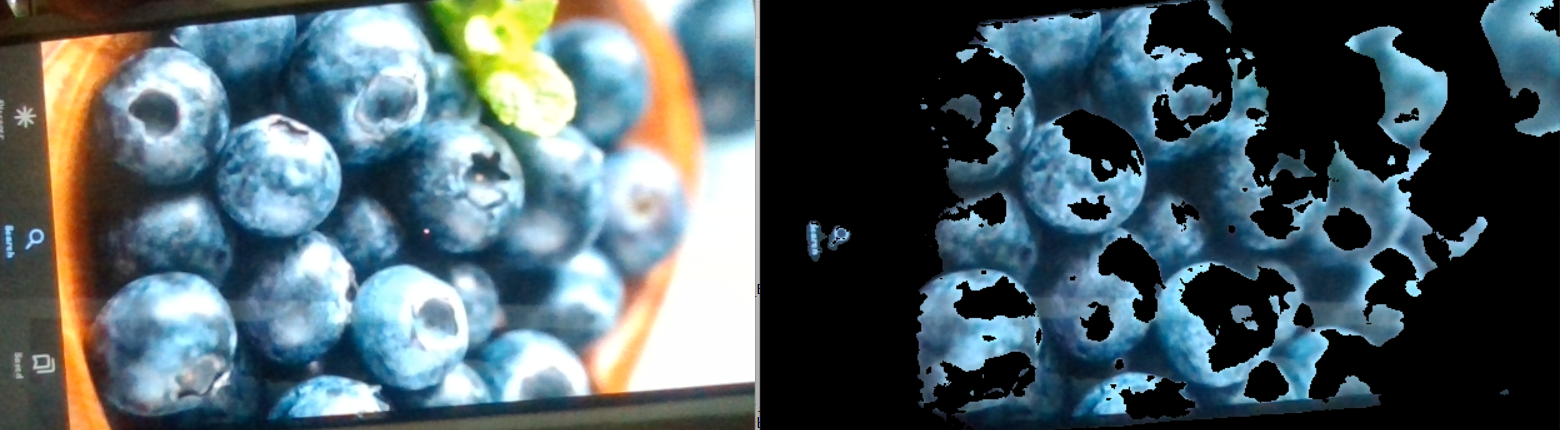
#> input picture blue color detection.png, 1560 x 430 px, given in place of the camera
$ python 'cv4 green color 22-feb-2024.py'
#> lines starting #> are read from the running program, lines starting #| are printed output that depends on the picture; after the words box and inside, x2 and y2 are one past the last pixel; in counts of white or black regions, pixels touching at a corner belong together
#!/usr/bin/env python
# coding: utf-8

# ### ONLY GREEN COLOR

# In[ ]:


import cv2
import numpy as np

cap = cv2.VideoCapture(0)

while True:
    _, frame = cap.read()
#> frame is the input picture: shape (430, 1560, 3); mean B, G, R 101.1, 95.1, 77.6
    hsv_frame = cv2.cvtColor(frame , cv2.COLOR_BGR2HSV)
#> hsv_frame: shape (430, 1560, 3); mean H, S, V 57.5, 75.8, 110.6

    #green color
    low_green = np.array([25 , 52 ,72])
    high_green = np.array([102 ,255 ,255])
    green_mask = cv2.inRange(hsv_frame , low_green , high_green)
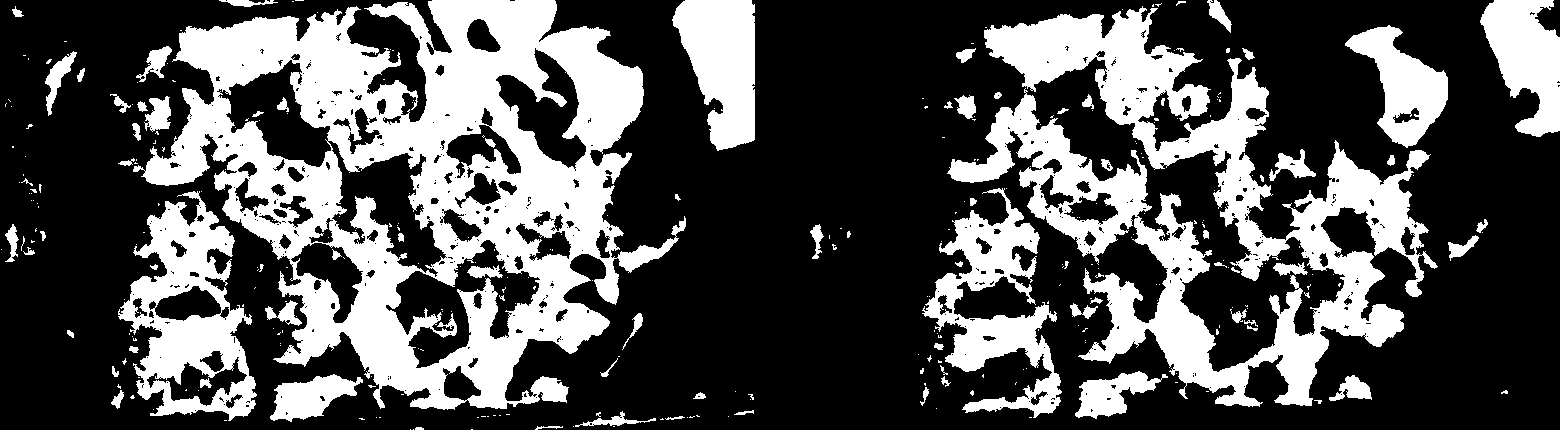
#> green_mask: shape (430, 1560); 32.4% white; 335 white regions (254 under 20 px), largest, box (x1, y1, x2, y2) and area: (133, 0, 686, 410) 95846, (947, 6, 1438, 407) 59715, (118, 191, 257, 421) 14181
    green = cv2.bitwise_and(frame , frame , mask=green_mask)
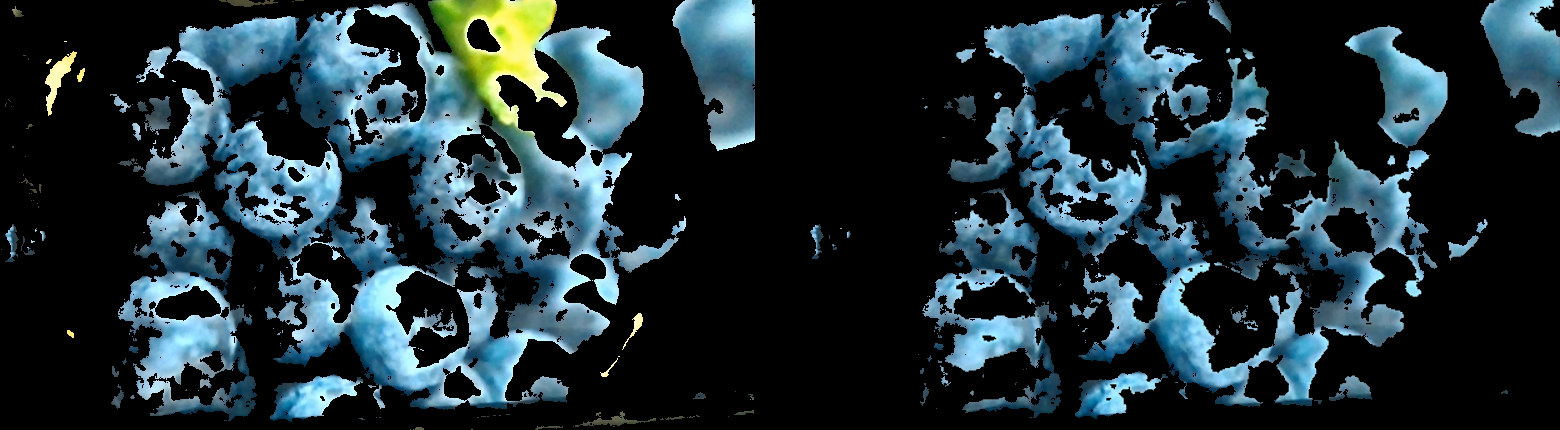
#> green: shape (430, 1560, 3); mean B, G, R 53.9, 47.7, 31.6

    cv2.imshow("Frame" ,frame)
    cv2.imshow('Green' , green)

    key=cv2.waitKey(1)
#> (key Esc is pressed here)
    if key ==27:
        break

$ run again, on every color except white.png
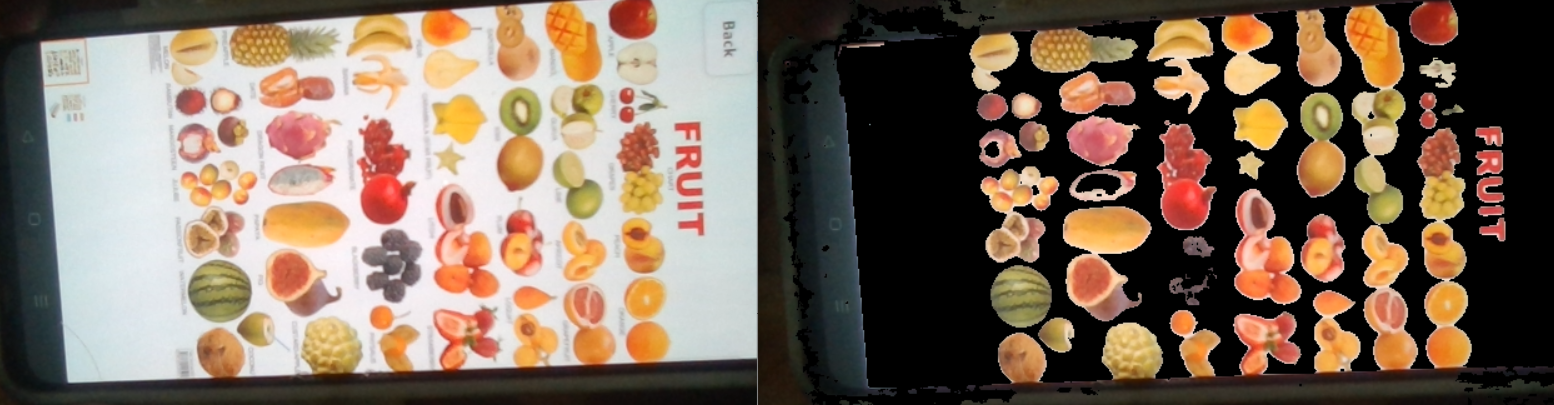
#> input picture every color except white.png, 1554 x 405 px, given in place of the camera
#> frame is the input picture: shape (405, 1554, 3); mean B, G, R 92.2, 107.4, 125.5
#> hsv_frame: shape (405, 1554, 3); mean H, S, V 36.7, 58.7, 127.9
#> `green_mask = cv2.inRange(hsv_frame , low_green , high_green)`:
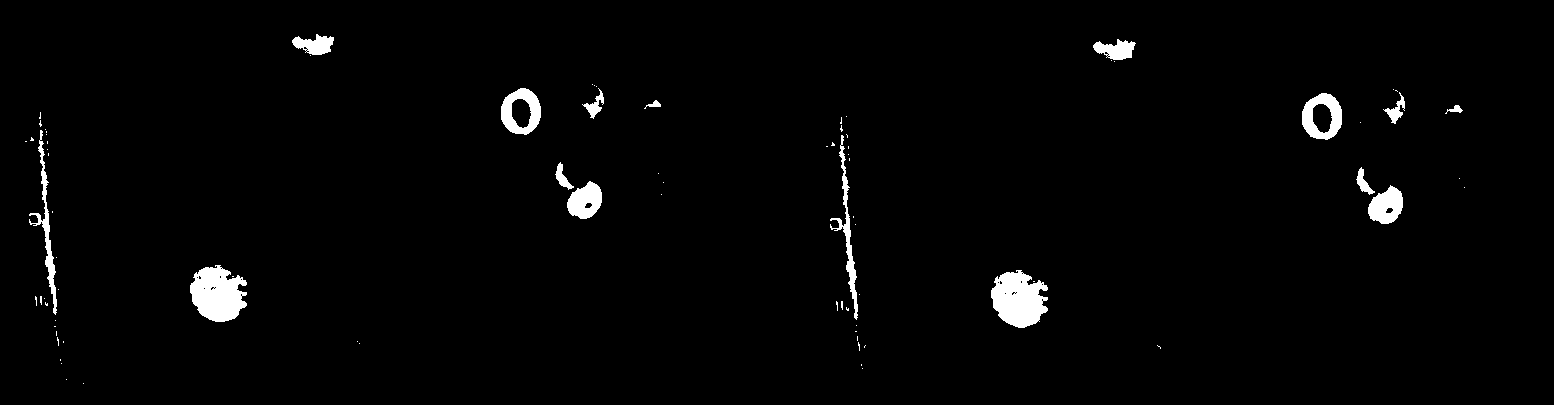
#> green_mask: shape (405, 1554); 2% white; 83 white regions (67 under 20 px), largest, box (x1, y1, x2, y2) and area: (991, 270, 1048, 328) 2334, (190, 265, 247, 322) 2315, (1302, 93, 1342, 140) 1055
#> `green = cv2.bitwise_and(frame , frame , mask=green_mask)`:
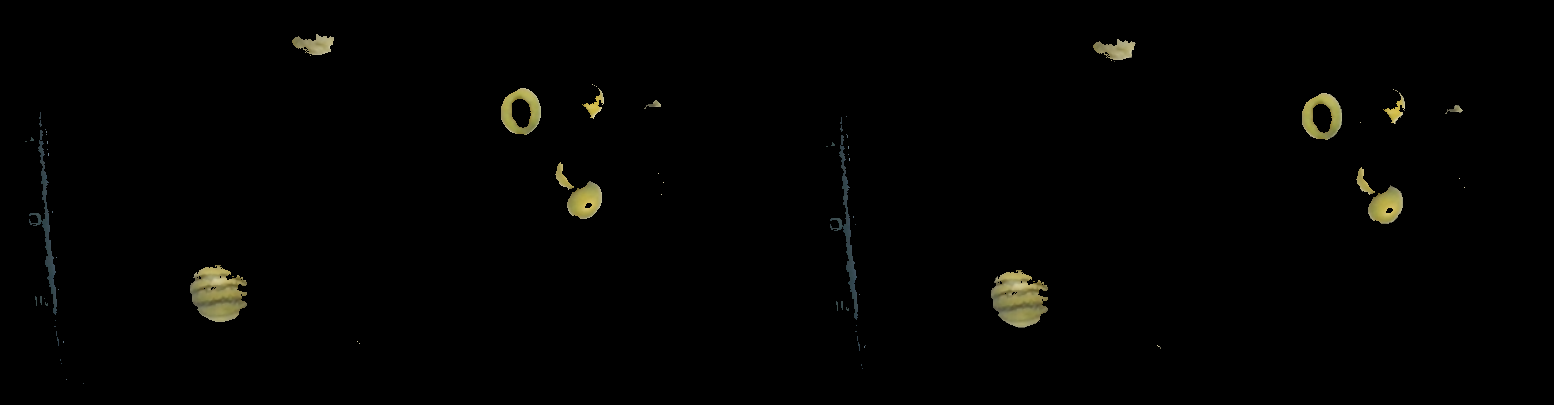
#> green: shape (405, 1554, 3); mean B, G, R 1.8, 2.8, 2.8

$ run again, on red color detection.png
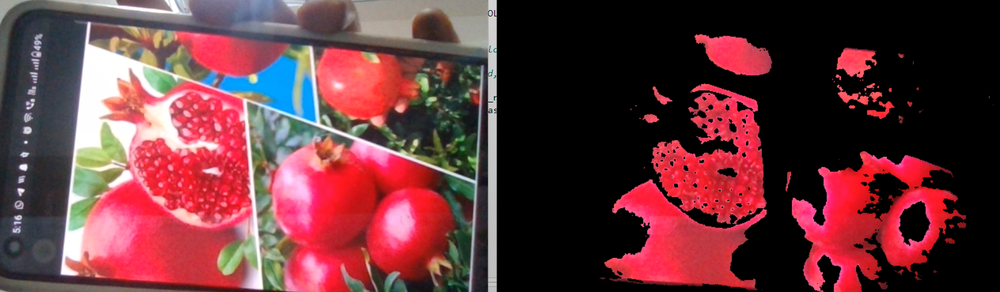
#> input picture red color detection.png, 1000 x 292 px, shrunk from 1580 x 462 before the run, given in place of the camera
#> frame is the input picture: shape (292, 1000, 3); mean B, G, R 60.2, 54.6, 103.7
#> hsv_frame: shape (292, 1000, 3); mean H, S, V 73.2, 79.1, 108.7
#> `green_mask = cv2.inRange(hsv_frame , low_green , high_green)`:
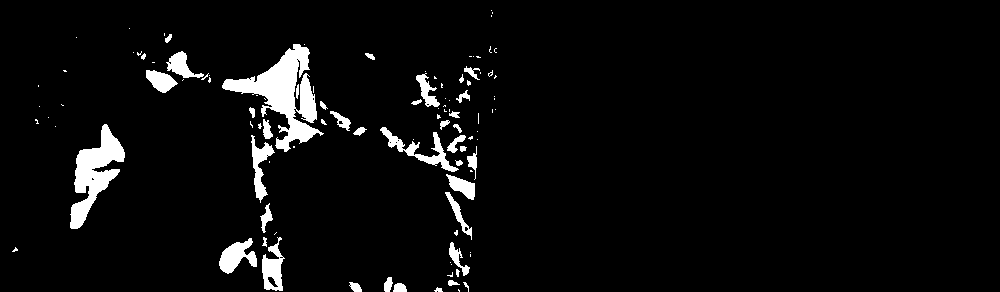
#> green_mask: shape (292, 1000); 4.6% white; 108 white regions (66 under 20 px), largest, box (x1, y1, x2, y2) and area: (222, 44, 324, 152) 3909, (70, 124, 125, 229) 2458, (380, 127, 459, 172) 815
#> `green = cv2.bitwise_and(frame , frame , mask=green_mask)`:
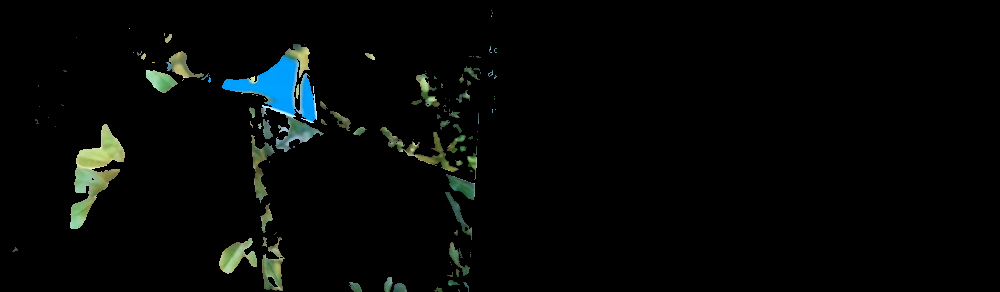
#> green: shape (292, 1000, 3); mean B, G, R 6.1, 6.9, 4.6
